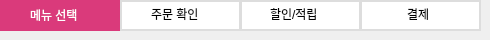
   <widget class="QWidget" name="page_turn_menu">
    <widget class="QFrame" name="frame_3">
     <property name="geometry">
      <rect>
       <x>0</x>
       <y>0</y>
       <width>121</width>
       <height>31</height>
      </rect>
     </property>
     <property name="styleSheet">
      <string notr="true">QFrame{
	border:none;
	background:#DA3A7B;
}</string>
     </property>
     <property name="frameShape">
      <enum>QFrame::Shape::StyledPanel</enum>
     </property>
     <property name="frameShadow">
      <enum>QFrame::Shadow::Raised</enum>
     </property>
     <widget class="QLabel" name="label_4">
      <property name="geometry">
       <rect>
        <x>30</x>
        <y>-1</y>
        <width>71</width>
        <height>31</height>
       </rect>
      </property>
      <property name="styleSheet">
       <string notr="true">QLabel{
	color:#FFF;
}</string>
      </property>
      <property name="text">
       <string>메뉴 선택</string>
      </property>
     </widget>
    </widget>
    <widget class="QFrame" name="frame_4">
     <property name="geometry">
      <rect>
       <x>120</x>
       <y>0</y>
       <width>121</width>
       <height>31</height>
      </rect>
     </property>
     <property name="styleSheet">
      <string notr="true">QFrame{
	border:2px #DDD;
	border-style:solid;
	background:#FFF;
}</string>
     </property>
     <property name="frameShape">
      <enum>QFrame::Shape::StyledPanel</enum>
     </property>
     <property name="frameShadow">
      <enum>QFrame::Shadow::Raised</enum>
     </property>
     <widget class="QLabel" name="label_5">
      <property name="geometry">
       <rect>
        <x>31</x>
        <y>4</y>
        <width>81</width>
        <height>20</height>
       </rect>
      </property>
      <property name="styleSheet">
       <string notr="true">QLabel{
	border:none;
	color:#000;
}</string>
      </property>
      <property name="text">
       <string>주문 확인</string>
      </property>
     </widget>
    </widget>
    <widget class="QFrame" name="frame_5">
     <property name="geometry">
      <rect>
       <x>240</x>
       <y>0</y>
       <width>121</width>
       <height>31</height>
      </rect>
     </property>
     <property name="styleSheet">
      <string notr="true">QFrame{
	border:2px #DDD;
	border-style:solid;
	background:#FFF;
}</string>
     </property>
     <property name="frameShape">
      <enum>QFrame::Shape::StyledPanel</enum>
     </property>
     <property name="frameShadow">
      <enum>QFrame::Shadow::Raised</enum>
     </property>
     <widget class="QLabel" name="label_6">
      <property name="geometry">
       <rect>
        <x>30</x>
        <y>4</y>
        <width>71</width>
        <height>20</height>
       </rect>
      </property>
      <property name="styleSheet">
       <string notr="true">QLabel{
	border:none;
	color:#000;
}</string>
      </property>
      <property name="text">
       <string>할인/적립</string>
      </property>
     </widget>
    </widget>
    <widget class="QFrame" name="frame_6">
     <property name="geometry">
      <rect>
       <x>360</x>
       <y>0</y>
       <width>121</width>
       <height>31</height>
      </rect>
     </property>
     <property name="styleSheet">
      <string notr="true">QFrame{
	border:2px #DDD;
	border-style:solid;
	background:#FFF;
}</string>
     </property>
     <property name="frameShape">
      <enum>QFrame::Shape::StyledPanel</enum>
     </property>
     <property name="frameShadow">
      <enum>QFrame::Shadow::Raised</enum>
     </property>
     <widget class="QLabel" name="label_7">
      <property name="geometry">
       <rect>
        <x>47</x>
        <y>4</y>
        <width>41</width>
        <height>20</height>
       </rect>
      </property>
      <property name="styleSheet">
       <string notr="true">QLabel{
	border:none;
	color:#000;
}</string>
      </property>
      <property name="text">
       <string>결제</string>
      </property>
     </widget>
    </widget>
   </widget>
